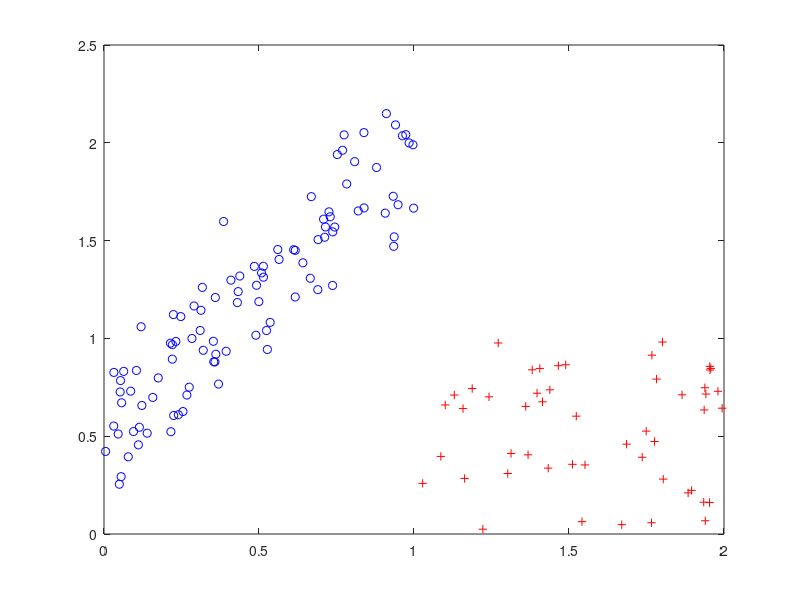

MATLAB code for this plot: (Note: this script raises an error after producing the figure.)
%%%%%%%%%%%%%%%%%%%%%%%%%%%%%%%%%%%%%%%%%%%%%%%%
%   Computational Illustration for Chapter 04
%            Support Vector Machines
%%%%%%%%%%%%%%%%%%%%%%%%%%%%%%%%%%%%%%%%%%%%%%%%
clear all; clc;

%% The case of two linearly separable classes
% blue dots labeled negatively, red crosses labeled positively 

%% generate the data 
m0 = 100;
m1 = 50;
X0 = zeros(m0,2); 
X0(:,1) = rand(m0,1);                          % abscissae of the blue dots
X0(:,2) = 3/2*X0(:,1) + 1/2 + 0.2*randn(m0,1); % their ordinates
X1 = zeros(m1,2);
X1(:,1) = 1 + rand(m1,1);                      % abscissae of the red crosses
X1(:,2) = rand(m1,1);                          % their ordinates
figure(1)
plot(X0(:,1),X0(:,2),'bo',X1(:,1),X1(:,2),'r+')
hold on

%% separating "hyperplane" produced by a linear feasibility problem
cvx_quiet true
%cvx_solver gurobi            % uncomment if gurobi is to be used
cvx_begin
variable w_feas(2)
variable b_feas
minimize 1
subject to
X0*w_feas-b_feas <= -1;
X1*w_feas-b_feas >= +1;
cvx_end
% visualize the "hyperplane" (in green)
grid_x = 0:0.1:2;
plot(grid_x,(-w_feas(1)*grid_x+b_feas)/w_feas(2),'g');

%% separating "hyperplane" produced by the perceptron algorithm
X = [X0 ones(m0,1); X1 ones(m1,1)];
y = [-ones(m0,1); +ones(m1,1)];
w_perc = zeros(3,1);
obj = y.*(X*w_perc);     % to be entrywise positive at the end on the loop 
while min(obj) <= 0;
    [~,i] = min(obj);
    w_perc = w_perc + (y(i)/norm(X(i,:))^2)*X(i,:)';
    obj = y.*(X*w_perc);
end
% visualize the "hyperplane" (in black)
plot(grid_x,(-w_perc(1)*grid_x-w_perc(3))/w_perc(2),'k');

%% separating "hyperplane" produced by hard SVM
cvx_begin
variable w_hard(2)
variable b_hard
minimize norm(w_hard)
subject to 
X0*w_hard-b_hard <= -1;
X1*w_hard-b_hard >= +1;
cvx_end
% visualize the "hyperplane" (in magenta)
plot(grid_x,(-w_hard(1)*grid_x+b_hard)/w_hard(2),'m');


%% The case of two almost linearly separable classes
% blue dots labeled negatively, red crosses labeled positively

%% generate the data 
clear all; clc;
m0 = 100;
m1 = 50;
X0 = zeros(m0,2); 
X0(:,1) = rand(m0,1);                          % abscissae of the blue dots
X0(:,2) = X0(:,1) + 1/4 + 0.2*randn(m0,1);     % their ordinates
X1 = zeros(m1,2);
X1(:,1) = 0.6 + rand(m1,1);                    % abscissae of the red crosses
X1(:,2) = rand(m1,1);                          % their ordinates
figure(2)
plot(X0(:,1),X0(:,2),'bo',X1(:,1),X1(:,2),'r+')
hold on

%% "hyperplane" produced by soft SVM
cvx_quiet true
%cvx_solver gurobi            % uncomment if gurobi is to be used
lambda = 1e-3;
cvx_begin
variable w_soft(2)
variable b_soft
variable xi_soft(m0+m1) nonnegative
minimize sum(w_soft.*w_soft) + (1/lambda)*sum(xi_soft)
subject to 
X0*w_soft-b_soft <= -1 + xi_soft(1:m0);
X1*w_soft-b_soft >= +1 - xi_soft(m0+1:end);
cvx_end
% visualize the "hyperplane" (in black)
grid_x = 0:0.1:2;
plot(grid_x,(-w_soft(1)*grid_x+b_soft)/w_soft(2),'k');


%% First case of two classes clearly not linearly separable
% blue dots labeled negatively, red crosses labeled positively

%% generate the data 
clear all; clc;
m0 = 100;
m1 = 50;
X0 = zeros(m0,2); 
X0(:,1) = 6*rand(m0,1);                          % abscissae of the blue dots
X0(:,2) = sin(X0(:,1)) + 0.5*rand(m0,1);         % their ordinates
X1 = zeros(m1,2);
X1(:,1) = 6*rand(m1,1);                          % abscissae of the red crosses
X1(:,2) = sin(X1(:,1)) - 0.5*rand(m1,1);         % their ordinates
figure(3)
plot(X0(:,1),X0(:,2),'bo',X1(:,1),X1(:,2),'r+')
hold on

%% Soft SVM with a polynomial kernel
X = [X0; X1];
y = [-ones(m0,1); +ones(m1,1)];
K_poly = (1 + X*X').^3;
cvx_quiet true
lambda = 1e-3;
cvx_begin
variable a_poly(m0+m1)
variable b_poly
variable xi_poly(m0+m1) nonnegative
minimize ( a_poly'*K_poly*a_poly + (1/lambda)*sum(xi_poly) )
subject to
y.*(K_poly*a_poly-b_poly) >= 1-xi_poly
cvx_end
% visualize the separating surface
f = @(u,v) a_poly'*(1+X*[u;v]).^3 - b_poly;
ezplot(f,[0,6,-2,2])
title('')


%% Second case of two classes clearly not linearly separable
% blue dots labeled negatively, red crosses labeled positively

%% generate the data
clear all; clc;
m0 = 50;
m1 = 100;
r0 = 1.1*sqrt(rand(m0,1));
theta0 = 2*pi*rand(m0,1);
r1 = 0.8+sqrt(rand(m1,1));
theta1 = 2*pi*rand(m1,1);
X = [r0.*cos(theta0), r0.*sin(theta0);...
     r1.*cos(theta1), r1.*sin(theta1)];
y = [-ones(m0,1); +ones(m1,1)];
figure(4)
plot(X(1:m0,1),X(1:m0,2),'bo',X(m0+1:end,1),X(m0+1:end,2),'r+')
hold on

%% Soft SVM with a gaussian kernel

sigma = 1;
m = m0+m1;
K_gauss = zeros(m,m);
for i = 1:m
    for j = 1:m
    K_gauss(i,j) = exp(-norm(X(i,:)-X(j,:))^2/2/sigma^2);
    end
end
cvx_quiet true
lambda = 2e-1;
cvx_begin
variable a_gauss(m)
variable b_gauss
variable xi_gauss(m) nonnegative
minimize ( a_gauss'*K_gauss*a_gauss + (1/lambda)*sum(xi_gauss) )
subject to
y.*(K_gauss*a_gauss-b_gauss) >= 1-xi_gauss
cvx_end
% visualize the separating surface
f = @(u,v) a_gauss'*exp( -(diag(X*X') - 2*X*[u;v] + u^2+v^2)/2/sigma^2 )...
    - b_gauss; 
ezplot(f,[-2,2,-2,2])
title('')